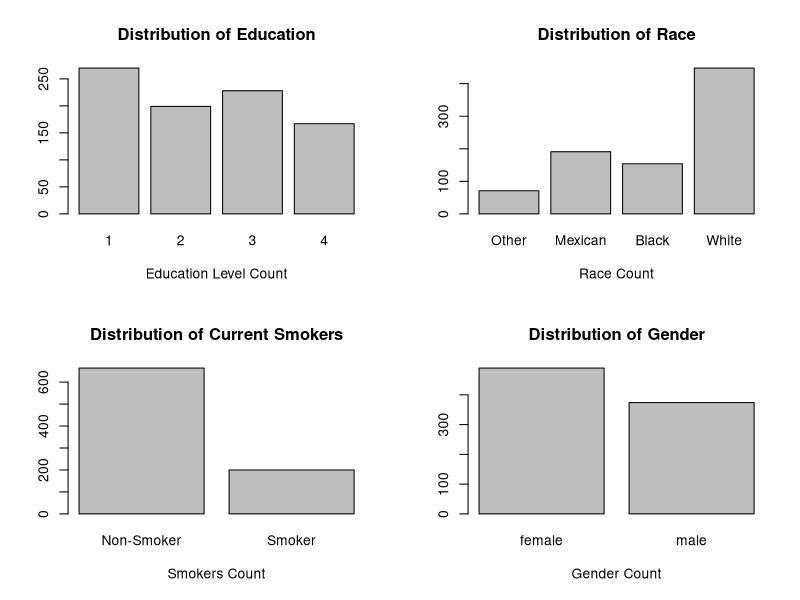
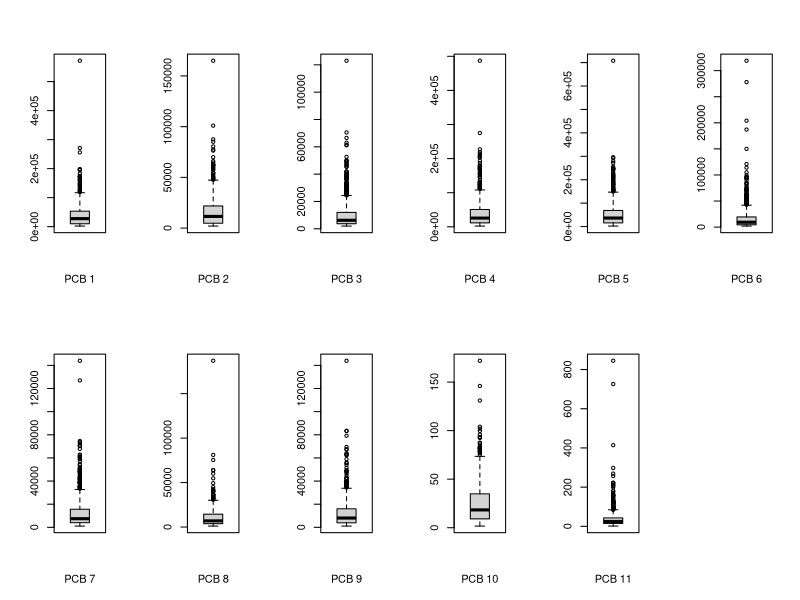
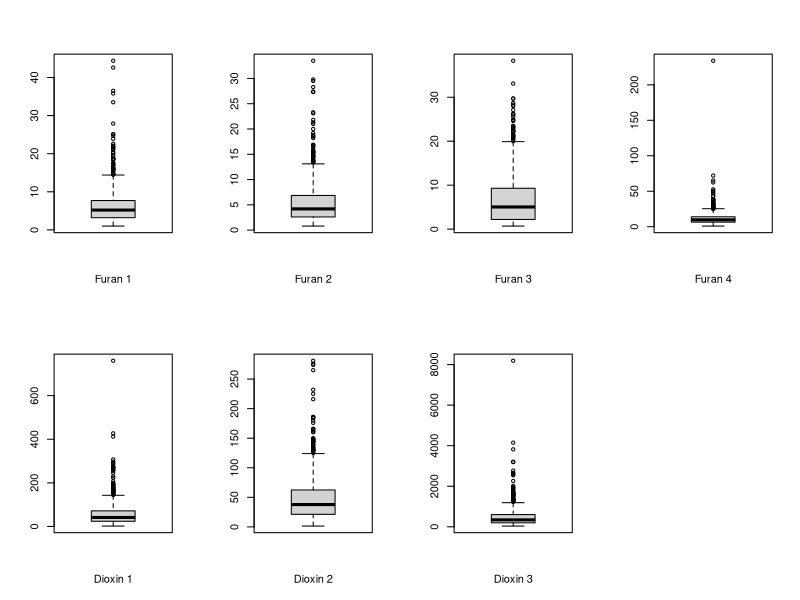
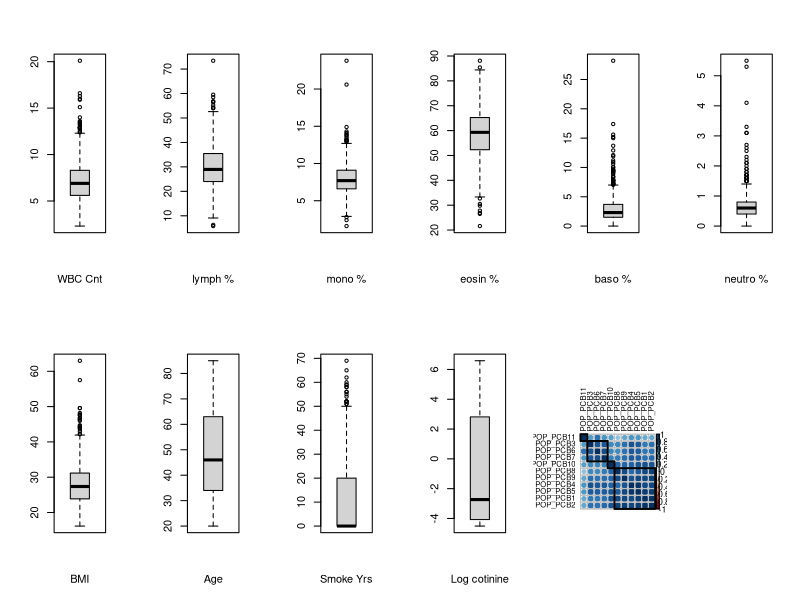
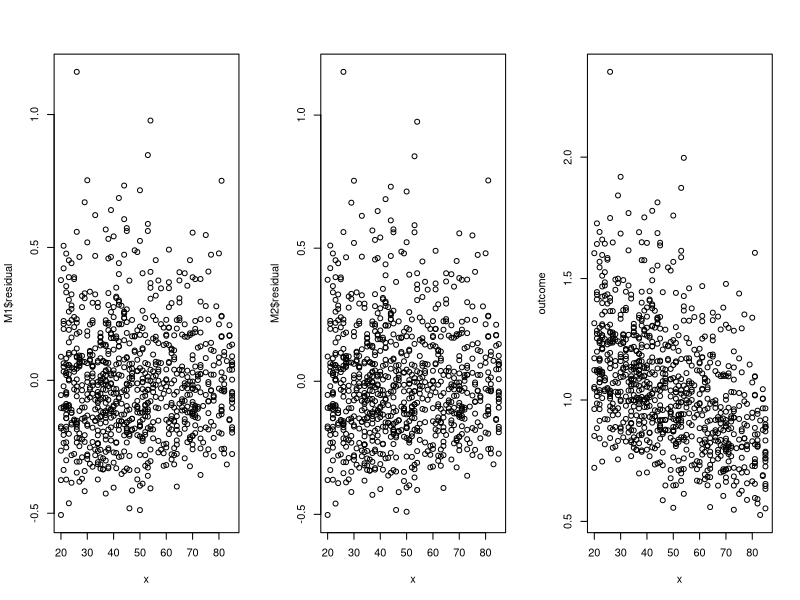
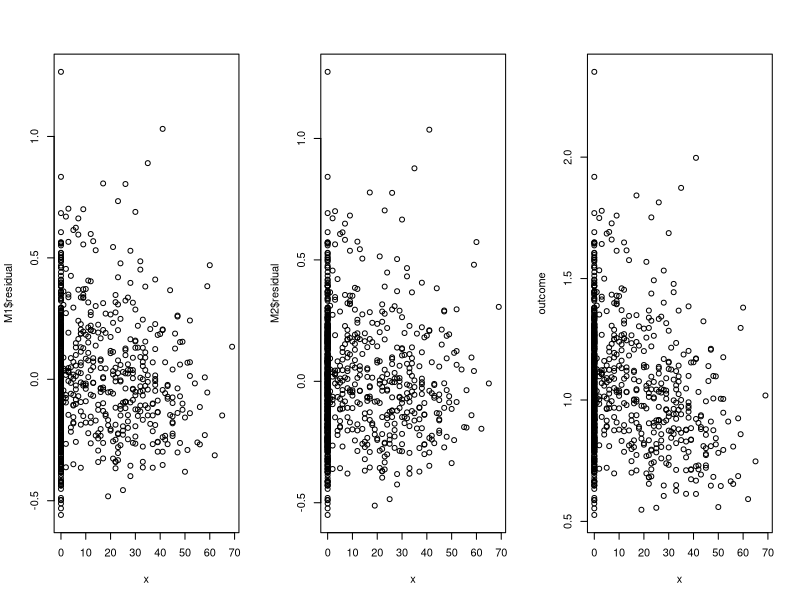
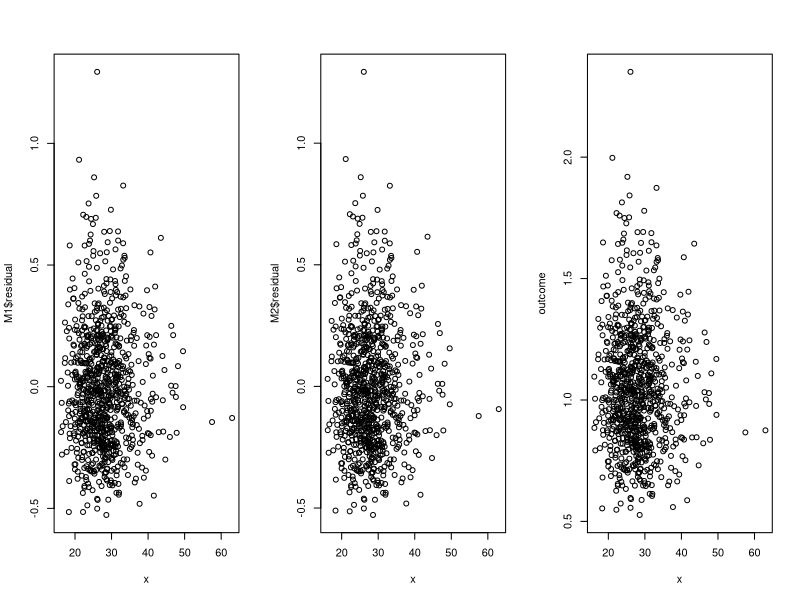
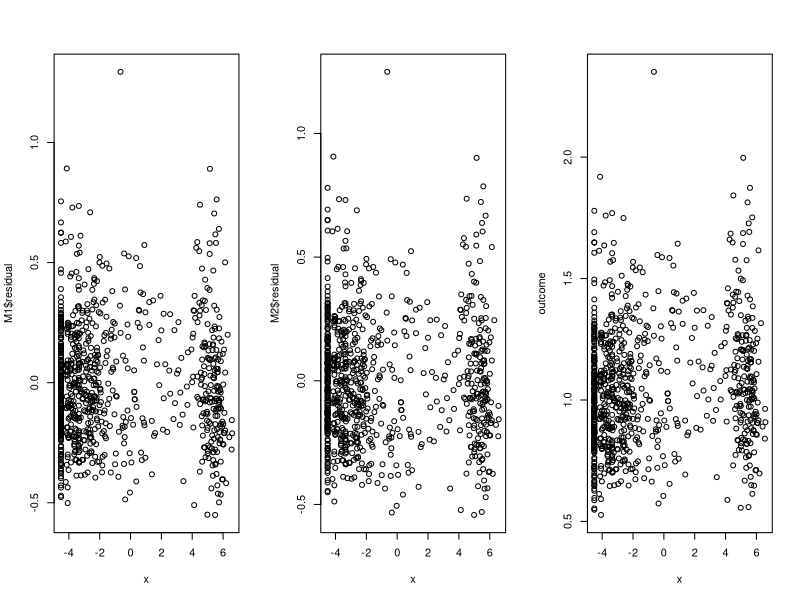

These charts were generated, in order, by the following R code:
## ---- chunk 1
knitr::opts_chunk$set(echo = TRUE)
## ---- chunk 2
# CHANGE ABSOLUTE PATH

# setwd("~/Desktop/stat341/R331project/data")
setwd("~/School/4A/STAT 331/R331project/data")
# setwd("~/Desktop/R331project/data")

pollutants_raw <- read.csv("pollutants.csv", header = TRUE)
names(pollutants_raw)
## ---- chunk 3
# Mxn's work
# clean the pollutants dataframe
pollutants <- subset(pollutants_raw , select = -X)

# deal with categorical data

# 1 = Less Than 9th Grade or 9-11th Grade (Includes 12th grade with no diploma) 
# 2 = High School Grad/GED or Equivalent
# 3 = Some College or AA degree
# 4 = College Graduate
edu_factor=factor(pollutants$edu_cat)

# 1 = Other Race (Including Multi-Racial);
# 2 = Mexican American; 
# 3 = Non-Hispanic Black; 
# 4 = Non-Hispanic White
race_factor=factor(pollutants$race_cat, 
                   labels = c("Other", "Mexican", "Black", "White"))

# 0 = does not currently smoke; 
# 1 = currently smokes
smoke_factor=factor(pollutants$smokenow, labels = c("Non-Smoker", "Smoker"))

# 0 = female, 1 = male
gender_factor=factor(pollutants$male, labels = c("female", "male"))


pollutants$edu_cat = edu_factor
pollutants$race_cat = race_factor
pollutants$smokenow = smoke_factor
pollutants$male = gender_factor
## ---- chunk 4
names(pollutants)
## ---- chunk 5
# Mxn's work
# put bargraphs for categorical data onto one picture
par(mfrow=c(2,2))

plot(edu_factor, 
     main="Distribution of Education",
     xlab="Education Level Count")

plot(race_factor, 
     main="Distribution of Race",
     xlab="Race Count")

plot(smoke_factor, 
     main="Distribution of Current Smokers",
     xlab="Smokers Count")

plot(gender_factor, 
     main="Distribution of Gender",
     xlab="Gender Count")
## ---- chunk 6
# Mxn's work
# PCB 1-6
par(mfrow=c(2,6))
boxplot(pollutants[, 2], xlab="PCB 1")
boxplot(pollutants[, 3], xlab="PCB 2")
boxplot(pollutants[, 4], xlab="PCB 3")
boxplot(pollutants[, 5], xlab="PCB 4")
boxplot(pollutants[, 6], xlab="PCB 5")
boxplot(pollutants[, 7], xlab="PCB 6")
boxplot(pollutants[, 8], xlab="PCB 7")
boxplot(pollutants[, 9], xlab="PCB 8")
boxplot(pollutants[, 10], xlab="PCB 9")
boxplot(pollutants[, 11], xlab="PCB 10")
boxplot(pollutants[, 12], xlab="PCB 11")

# Dioxin
par(mfrow=c(2,4))
boxplot(pollutants[, 16], xlab="Furan 1")
boxplot(pollutants[, 17], xlab="Furan 2")
boxplot(pollutants[, 18], xlab="Furan 3")
boxplot(pollutants[, 19], xlab="Furan 4")
# Furan
boxplot(pollutants[, 13], xlab="Dioxin 1")
boxplot(pollutants[, 14], xlab="Dioxin 2")
boxplot(pollutants[, 15], xlab="Dioxin 3")

# white blood cells and concentrations
par(mfrow=c(2,6))
boxplot(pollutants[, 20], xlab="WBC Cnt")
boxplot(pollutants[, 21], xlab="lymph %")
boxplot(pollutants[, 22], xlab="mono %")
boxplot(pollutants[, 23], xlab="eosin %")
boxplot(pollutants[, 24], xlab="baso %")
boxplot(pollutants[, 25], xlab="neutro %")
# others
boxplot(pollutants[, 26], xlab="BMI")
boxplot(pollutants[, 30], xlab="Age")
boxplot(pollutants[, 31], xlab="Smoke Yrs")
boxplot(pollutants[, 33], xlab="Log cotinine")
## ---- chunk 7
pollutants[436, 3:12]
## ---- chunk 8
# Estella's work 1
library(corrplot)
library(ggplot2)

POP_PCB = c("POP_PCB1", "POP_PCB2","POP_PCB3", "POP_PCB4", 
            "POP_PCB5", "POP_PCB6","POP_PCB7", "POP_PCB8",
            "POP_PCB9", "POP_PCB10", "POP_PCB11")
POP_PCB_data <- pollutants [, POP_PCB]
cc = cor(POP_PCB_data , method = "spearman")

# cluster my POP_PCB so that those with similar patterns 
# of correlation coefficients are closer together. 
# https://jkzorz.github.io/2019/06/11/Correlation-heatmaps.html
corrplot(cc, tl.col = "black", order = "hclust", hclust.method = "average", 
         addrect = 4, tl.cex = 0.7)
## ---- chunk 9
train_data <- pollutants[1:600,]
test_data <- pollutants[601:nrow(pollutants),]
## ---- chunk 10
# Judy's work Part 1
# testing non-linearity in SLR
# if for any covariate, residual vs x for M1 has a pattern and
# residual vs x for M2 seems random, then y has a nonlinear
# relationship with with x.
# M1: fitting y to x
# M2: fitting y to x^2

par(mfrow=c(1, 3))
outcome <- pollutants$length
check <- function(x) {
  M1 <- lm(outcome ~ x)
  print(paste("residual for M1: ", sigma(M1)))
  M2 <- lm(outcome ~ x + I(x^2))
  print(paste("residual for M2: ", sigma(M2)))
  plot(x, M1$residual)
  plot(x, M2$residual)
  plot(x, outcome)
}

list <- list(pollutants$ageyrs, pollutants$yrssmoke,
             pollutants$BMI, pollutants$ln_lbxcot,
             pollutants$whitecell_count, pollutants$lymphocyte_pct, 
             pollutants$monocyte_pct, pollutants$eosinophils_pct, 
             pollutants$basophils_pct, pollutants$neutrophils_pct)
for (column in list) {
  check(column)
}
## ---- chunk 11
# Judy's work Part 2
# testing non-linearity in MLR
library(car)
M <- lm (length ~ ., data=pollutants)
avPlots(M)
## ---- chunk 12
# Estella's work 3
f <- as.formula(
  paste("length", paste("(", paste(POP_PCB, collapse = "+"), ")^2"), sep="~"))

m <- lm(f, data = pollutants)
summary(m)
## ---- chunk 13
# Estella's work 4 
# setting threshold of pvalue to be 0.05 and assess possible interaction terms
pvalues <- summary(m)$coefficients[,4]
p_threshold = 0.05
selected <-which(pvalues<= p_threshold)
names(selected)
## ---- chunk 14
#stepwise parameters selection without any interaction terms
M0 <- lm(length ~ 1, data = train_data) # minimal model
Mfull <- lm(length ~ ., data= train_data)

## 2 corresponds to AIC
## log(n) corresponds to BIC

# stepwise AIC
Mstart <- lm(length ~ ., data= train_data)
system.time({
  MAIC <- step(object = Mstart,
               scope = list(lower = M0, upper = Mfull),
               direction = "both", trace = 0, k = 2)
})

#stepwiseBIC
system.time({
  MBIC <- step(object = Mstart,
               scope = list(lower = M0, upper = Mfull),
               direction = "both", trace = 0, k = log(nrow(train_data)))
})

#stepwiseB_Adjusted R2
MAIC
MBIC
## ---- chunk 15
# stepwise parameters selection with any interaction terms
M0 <- lm(length ~ 1, data = train_data) # minimal model

# tail to remove length column
single <- paste(tail(colnames(train_data),-1), collapse = " + ")
# tail to remove intercept column
interaction <- paste(tail(names(selected),-1), collapse = " + ")
f_interaction <- as.formula(
  paste("length", paste("(", single,"+", interaction, ")"), sep = " ~"))

Mfull <- lm(f_interaction, data = train_data)
Mstart <- lm(f_interaction, data = train_data)

# stepwise AIC
Mstart <- lm(length ~ ., data= train_data)
system.time({
  MAIC_Interaction <- step(object = Mstart,
                           scope = list(lower = M0, upper = Mfull),
                           direction = "both", trace = 0, k = 2)
})

#stepwiseBIC
system.time({
  MBIC_Interaction <- step(object = Mstart,
                           scope = list(lower = M0, upper = Mfull),
                           direction = "both", trace = 0, 
                           k = log(nrow(train_data)))
})

#stepwiseB_Adjusted R2
MAIC_Interaction
MBIC_Interaction
## ---- chunk 16
# mxn's work
predAIC <- predict(MAIC, newdata=test_data)
predBIC <- predict(MBIC, newdata=test_data)
predAICInteraction <- predict(MAIC_Interaction, newdata=test_data)
predBICInteraction <- predict(MBIC_Interaction, newdata=test_data)

mean((test_data$length - predAIC)^2)
mean((test_data$length - predBIC)^2)
mean((test_data$length - predAICInteraction)^2)
mean((test_data$length - predBICInteraction)^2)
## ---- chunk 17
summary(pollutants)
## ---- chunk 18
pollutant_mat = data.matrix(pollutants, rownames.force = NA)

max_PCB_idx = c()
for (c in 2:12) {
  max_PCB_idx[c-1] = which.max(pollutant_mat[, c])
}
max_PCB_idx
## ---- chunk 19
max_dioxin_idx = c()
for (c in 13:15) {
  max_dioxin_idx[c-12] = which.max(pollutant_mat[, c])
}
max_dioxin_idx
## ---- chunk 20
max_furan_idx = c()
for (c in 16:19) {
  max_furan_idx[c-15] = which.max(pollutant_mat[, c])
}
max_furan_idx
## ---- chunk 21
max_WBC_idx = c()
for (c in 20:25) {
  max_WBC_idx[c-19] = which.max(pollutant_mat[, c])
}
max_WBC_idx
